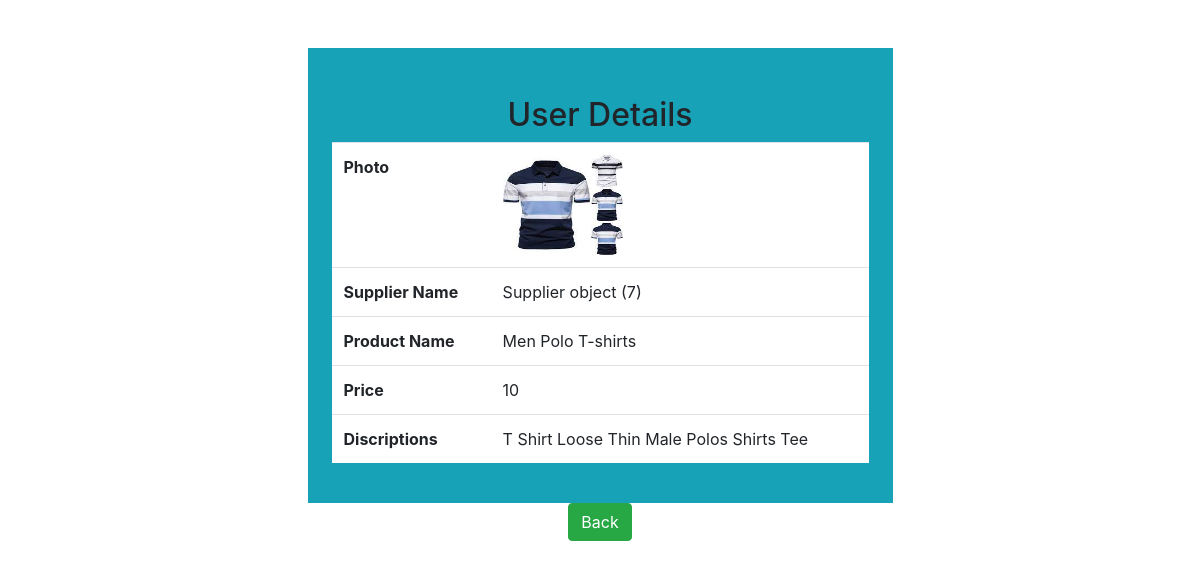
The page /supplierviewproduct/14 on the database its author committed.
### ecom/models.py (models this page shows, shortened)
class Product(models.Model):
    supplier = models.ForeignKey(Supplier, on_delete=models.CASCADE,null=True)
    name=models.CharField(max_length=40)
    product_image= models.ImageField(upload_to='product_image/',null=True,blank=True)
    price = models.PositiveIntegerField()
    description=models.CharField(max_length=40)

class Supplier(models.Model):
    email = models.EmailField(unique=True,db_index=True, validators=[email_regex])
    first_name = models.CharField(max_length=50, blank=True, null=True, validators=[string_regex])
    last_name = models.CharField(max_length=50, blank=True, null=True,validators=[string_regex])
    phone_number = models.CharField(max_length=10, blank=True, null=True, validators=[mobile_validate])
    password = models.CharField(max_length=100)

### ecom/views.py (the view)
# urls.py: path('supplierviewproduct/<eid>', views.add_view, name="supplierviewproduct"),
def add_view(request,eid=None):
    mydict={}
    one_rec = Product.objects.get(pk=eid)
    mydict['user']=one_rec
    return render(request,'''ecom/supplierviewproduct.html''',mydict)

### templates/ecom/supplierviewproduct.html (shortened to what this page needs)
<!DOCTYPE html>
<html lang="en">
<head>
    <link rel="stylesheet" href="https://cdn.jsdelivr.net/npm/bootstrap@4.6.1/dist/css/bootstrap.min.css">
</head>
<body>
<div class="container-fluid my-5">
    <div class="w-50 m-auto p-4 bg-info ">
        <h2 class="text-center mt-4"> User Details</h2>
        <table class="table bg-white">
            <tr>
                <th>Photo</th>
                <td><img src="/static/{{user.product_image}} " class="rounded  d-block" height="100px" width="120px"></td>
            </tr>
            <tr>
                <th>Supplier  Name</th>
                <td>{{user.supplier}}</td>
            </tr>
            <tr>
                <th> Product Name </th>
                <td>{{user.name}}</td>
            </tr>
            <tr>
                <th> Price</th>
                <td>{{user.price}}</td>
            </tr>
            <tr>
                <th>Discriptions</th>
                <td>{{user.description}}</td>
            </tr>
        </table>
    </div>
    <div class="text-center">
        </button><a href="/supplierdasboard/" class="btn btn-success"> Back </button></a>
    </div>
</div>
</body>
</html>

### rows shown on the page
Product: product_image (picture), supplier "Supplier object (7)", name "Men Polo T-shirts", price "10", description "T Shirt Loose Thin Male Polos Shirts Tee"
